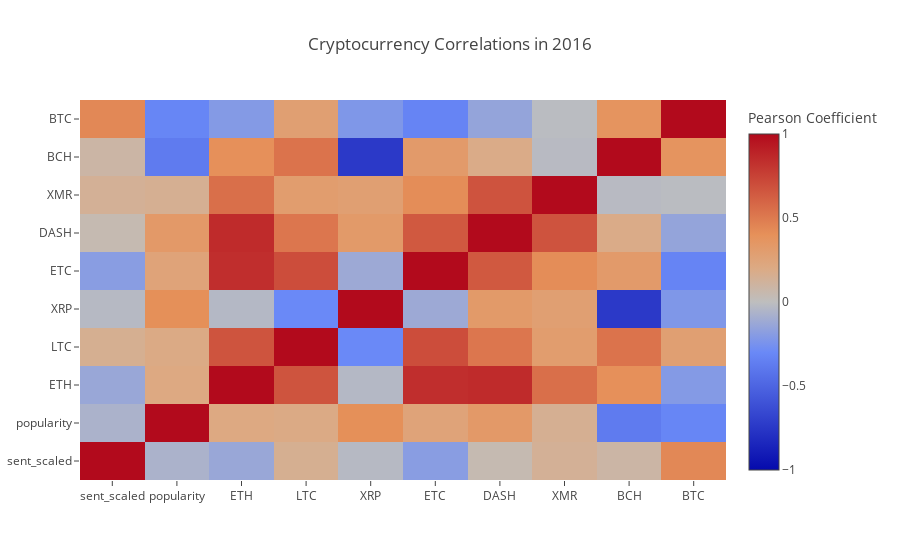

This figure's notebook cell:
### Code cell
country_hm('South Korea',1,y17,y18)
